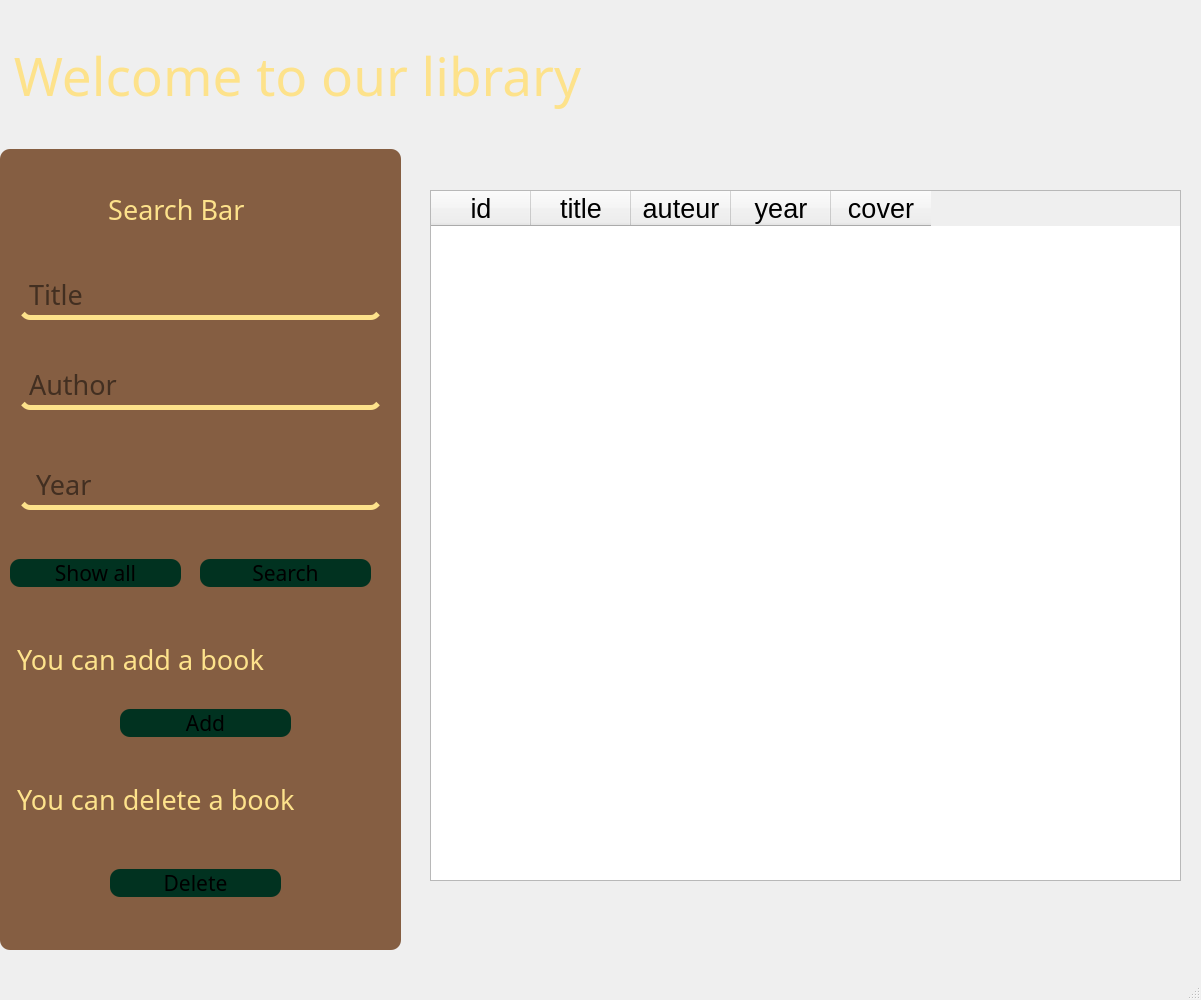
<?xml version="1.0" encoding="UTF-8"?>
<ui version="4.0">
 <class>MainWindow</class>
 <widget class="QMainWindow" name="MainWindow">
  <property name="geometry">
   <rect>
    <x>0</x>
    <y>0</y>
    <width>1201</width>
    <height>1000</height>
   </rect>
  </property>
  <property name="windowTitle">
   <string>MainWindow</string>
  </property>
  <property name="styleSheet">
   <string notr="true"/>
  </property>
  <widget class="QWidget" name="centralwidget">
   <widget class="QWidget" name="widget" native="true">
    <property name="geometry">
     <rect>
      <x>0</x>
      <y>0</y>
      <width>1200</width>
      <height>1000</height>
     </rect>
    </property>
    <property name="font">
     <font>
      <pointsize>20</pointsize>
     </font>
    </property>
    <property name="styleSheet">
     <string notr="true">background-image: url(:/icon/icons/background.jpg);</string>
    </property>
    <widget class="QLabel" name="label_3">
     <property name="geometry">
      <rect>
       <x>0</x>
       <y>0</y>
       <width>1200</width>
       <height>151</height>
      </rect>
     </property>
     <property name="font">
      <font>
       <family>Script MT Bold</family>
       <pointsize>40</pointsize>
      </font>
     </property>
     <property name="styleSheet">
      <string notr="true">background:rgb(0,0,0,0);
color: rgb(253, 226, 139);</string>
     </property>
     <property name="text">
      <string> Welcome to our library</string>
     </property>
    </widget>
    <widget class="QWidget" name="widget_2" native="true">
     <property name="geometry">
      <rect>
       <x>10</x>
       <y>150</y>
       <width>120</width>
       <height>141</height>
      </rect>
     </property>
    </widget>
    <widget class="QWidget" name="widget_3" native="true">
     <property name="geometry">
      <rect>
       <x>0</x>
       <y>149</y>
       <width>401</width>
       <height>801</height>
      </rect>
     </property>
     <property name="styleSheet">
      <string notr="true">background: rgb(133, 94, 66);
border-radius:10%</string>
     </property>
     <widget class="QLabel" name="label">
      <property name="geometry">
       <rect>
        <x>10</x>
        <y>20</y>
        <width>381</width>
        <height>81</height>
       </rect>
      </property>
      <property name="font">
       <font>
        <family>Script MT Bold</family>
        <pointsize>20</pointsize>
       </font>
      </property>
      <property name="styleSheet">
       <string notr="true">background:rgb(0,0,0,0);
color: rgb(253, 226, 139);
</string>
      </property>
      <property name="text">
       <string>              Search Bar</string>
      </property>
     </widget>
     <widget class="QLineEdit" name="title">
      <property name="geometry">
       <rect>
        <x>20</x>
        <y>130</y>
        <width>361</width>
        <height>41</height>
       </rect>
      </property>
      <property name="font">
       <font>
        <family>Script MT Bold</family>
        <pointsize>20</pointsize>
       </font>
      </property>
      <property name="styleSheet">
       <string notr="true">background : rgba(128, 128, 128,.5);
border: none;
border-bottom: 5px solid  rgb(253, 226, 139);
padding-bottom : 7px</string>
      </property>
      <property name="placeholderText">
       <string> Title </string>
      </property>
     </widget>
     <widget class="QWidget" name="widget_4" native="true">
      <property name="geometry">
       <rect>
        <x>290</x>
        <y>40</y>
        <width>41</width>
        <height>41</height>
       </rect>
      </property>
      <property name="styleSheet">
       <string notr="true">background-image: url(:/icon/icons/s.png);</string>
      </property>
     </widget>
     <widget class="QLineEdit" name="author">
      <property name="geometry">
       <rect>
        <x>20</x>
        <y>220</y>
        <width>361</width>
        <height>41</height>
       </rect>
      </property>
      <property name="font">
       <font>
        <family>Script MT Bold</family>
        <pointsize>20</pointsize>
       </font>
      </property>
      <property name="styleSheet">
       <string notr="true">background : rgba(128, 128, 128,.5);
border: none;
border-bottom: 5px solid  rgb(253, 226, 139);
padding-bottom : 7px</string>
      </property>
      <property name="placeholderText">
       <string> Author</string>
      </property>
     </widget>
     <widget class="QLineEdit" name="year">
      <property name="geometry">
       <rect>
        <x>20</x>
        <y>320</y>
        <width>361</width>
        <height>41</height>
       </rect>
      </property>
      <property name="font">
       <font>
        <family>Script MT Bold</family>
        <pointsize>20</pointsize>
       </font>
      </property>
      <property name="styleSheet">
       <string notr="true">background : rgba(128, 128, 128,.5);
border: none;
border-bottom: 5px solid  rgb(253, 226, 139);
padding-bottom : 7px</string>
      </property>
      <property name="placeholderText">
       <string>  Year </string>
      </property>
     </widget>
     <widget class="QPushButton" name="search">
      <property name="geometry">
       <rect>
        <x>200</x>
        <y>410</y>
        <width>171</width>
        <height>28</height>
       </rect>
      </property>
      <property name="font">
       <font>
        <family>Script MT Bold</family>
        <pointsize>16</pointsize>
       </font>
      </property>
      <property name="styleSheet">
       <string notr="true">QPushButton#search {
background: rgb(1, 50, 32);
border-radius: 10%;}
QPushButton#search:hover{
background:rgb(253, 226, 139);
border-radius:10%;
}
</string>
      </property>
      <property name="text">
       <string>Search</string>
      </property>
     </widget>
     <widget class="QPushButton" name="add">
      <property name="geometry">
       <rect>
        <x>120</x>
        <y>560</y>
        <width>171</width>
        <height>28</height>
       </rect>
      </property>
      <property name="font">
       <font>
        <family>Script MT Bold</family>
        <pointsize>16</pointsize>
       </font>
      </property>
      <property name="styleSheet">
       <string notr="true">QPushButton#add {
background: rgb(1, 50, 32);
border-radius: 10%;}
QPushButton#add:hover{
background:rgb(253, 226, 139);
border-radius:10%;
}
</string>
      </property>
      <property name="text">
       <string>Add</string>
      </property>
     </widget>
     <widget class="QLabel" name="label_2">
      <property name="geometry">
       <rect>
        <x>10</x>
        <y>470</y>
        <width>381</width>
        <height>81</height>
       </rect>
      </property>
      <property name="font">
       <font>
        <family>Script MT Bold</family>
        <pointsize>20</pointsize>
       </font>
      </property>
      <property name="styleSheet">
       <string notr="true">background:rgb(0,0,0,0);
color: rgb(253, 226, 139);
</string>
      </property>
      <property name="text">
       <string> You can add a book </string>
      </property>
     </widget>
     <widget class="QPushButton" name="all">
      <property name="geometry">
       <rect>
        <x>10</x>
        <y>410</y>
        <width>171</width>
        <height>28</height>
       </rect>
      </property>
      <property name="font">
       <font>
        <family>Script MT Bold</family>
        <pointsize>16</pointsize>
       </font>
      </property>
      <property name="styleSheet">
       <string notr="true">QPushButton#all {
background: rgb(1, 50, 32);
border-radius: 10%;}
QPushButton#all:hover{
background:rgb(253, 226, 139);
border-radius:10%;
}
</string>
      </property>
      <property name="text">
       <string>Show all</string>
      </property>
     </widget>
     <widget class="QLabel" name="label_4">
      <property name="geometry">
       <rect>
        <x>10</x>
        <y>610</y>
        <width>381</width>
        <height>81</height>
       </rect>
      </property>
      <property name="font">
       <font>
        <family>Script MT Bold</family>
        <pointsize>20</pointsize>
       </font>
      </property>
      <property name="styleSheet">
       <string notr="true">background:rgb(0,0,0,0);
color: rgb(253, 226, 139);
</string>
      </property>
      <property name="text">
       <string> You can delete a book </string>
      </property>
     </widget>
     <widget class="QPushButton" name="dlt">
      <property name="geometry">
       <rect>
        <x>110</x>
        <y>720</y>
        <width>171</width>
        <height>28</height>
       </rect>
      </property>
      <property name="font">
       <font>
        <family>Script MT Bold</family>
        <pointsize>16</pointsize>
       </font>
      </property>
      <property name="styleSheet">
       <string notr="true">QPushButton#dlt {
background: rgb(1, 50, 32);
border-radius: 10%;}
QPushButton#dlt:hover{

background:rgb(170, 0, 0);
border-radius:10%;
}
</string>
      </property>
      <property name="text">
       <string>Delete</string>
      </property>
     </widget>
    </widget>
    <widget class="QTableWidget" name="list">
     <property name="geometry">
      <rect>
       <x>430</x>
       <y>190</y>
       <width>751</width>
       <height>691</height>
      </rect>
     </property>
     <property name="minimumSize">
      <size>
       <width>751</width>
       <height>0</height>
      </size>
     </property>
     <property name="styleSheet">
      <string notr="true">background-image: url(:/icon/icons/login.jpg);</string>
     </property>
     <column>
      <property name="text">
       <string>id</string>
      </property>
     </column>
     <column>
      <property name="text">
       <string>title</string>
      </property>
     </column>
     <column>
      <property name="text">
       <string>auteur</string>
      </property>
     </column>
     <column>
      <property name="text">
       <string>year</string>
      </property>
     </column>
     <column>
      <property name="text">
       <string>cover</string>
      </property>
     </column>
    </widget>
   </widget>
  </widget>
  <widget class="QMenuBar" name="menubar">
   <property name="geometry">
    <rect>
     <x>0</x>
     <y>0</y>
     <width>1201</width>
     <height>26</height>
    </rect>
   </property>
  </widget>
  <widget class="QStatusBar" name="statusbar"/>
 </widget>
 <resources>
  <include location="res.qrc"/>
 </resources>
 <connections/>
</ui>
